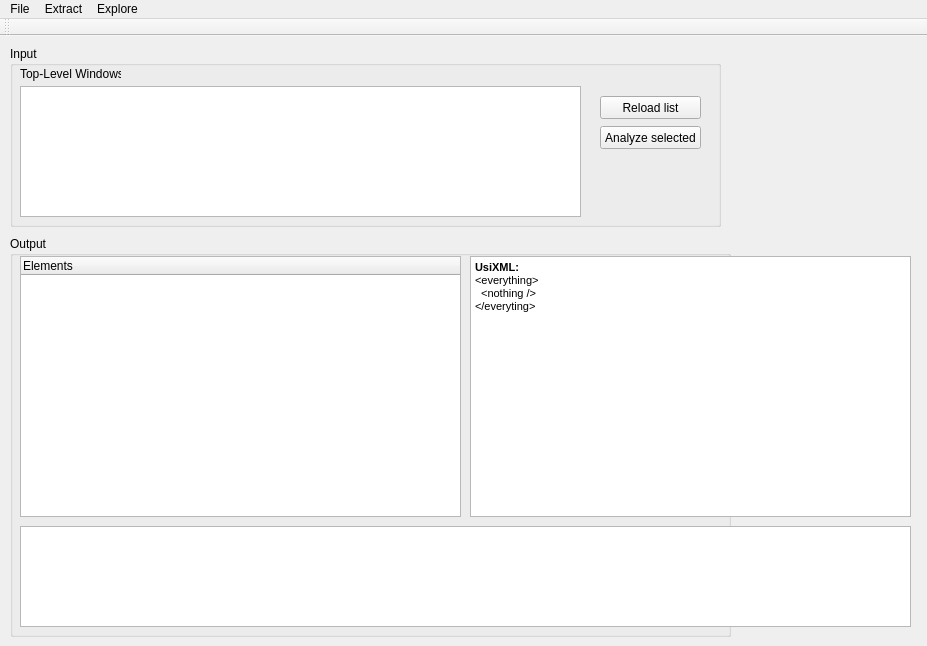
<?xml version="1.0" encoding="UTF-8"?>
<ui version="4.0">
 <class>MainWindow</class>
 <widget class="QMainWindow" name="MainWindow">
  <property name="geometry">
   <rect>
    <x>0</x>
    <y>0</y>
    <width>927</width>
    <height>646</height>
   </rect>
  </property>
  <property name="windowTitle">
   <string>GUI Extractor</string>
  </property>
  <property name="accessibleName">
   <string/>
  </property>
  <widget class="QWidget" name="centralWidget">
   <widget class="QTextEdit" name="exportArea">
    <property name="geometry">
     <rect>
      <x>470</x>
      <y>220</y>
      <width>441</width>
      <height>261</height>
     </rect>
    </property>
    <property name="html">
     <string>&lt;!DOCTYPE HTML PUBLIC &quot;-//W3C//DTD HTML 4.0//EN&quot; &quot;http://www.w3.org/TR/REC-html40/strict.dtd&quot;&gt;
&lt;html&gt;&lt;head&gt;&lt;meta name=&quot;qrichtext&quot; content=&quot;1&quot; /&gt;&lt;style type=&quot;text/css&quot;&gt;
p, li { white-space: pre-wrap; }
&lt;/style&gt;&lt;/head&gt;&lt;body style=&quot; font-family:'MS Shell Dlg 2'; font-size:8.25pt; font-weight:400; font-style:normal;&quot;&gt;
&lt;p style=&quot; margin-top:0px; margin-bottom:0px; margin-left:0px; margin-right:0px; -qt-block-indent:0; text-indent:0px;&quot;&gt;&lt;span style=&quot; font-size:8pt; font-weight:600;&quot;&gt;UsiXML:&lt;/span&gt;&lt;/p&gt;
&lt;p style=&quot; margin-top:0px; margin-bottom:0px; margin-left:0px; margin-right:0px; -qt-block-indent:0; text-indent:0px;&quot;&gt;&lt;span style=&quot; font-size:8pt;&quot;&gt;&amp;lt;everything&amp;gt;&lt;/span&gt;&lt;/p&gt;
&lt;p style=&quot; margin-top:0px; margin-bottom:0px; margin-left:0px; margin-right:0px; -qt-block-indent:0; text-indent:0px;&quot;&gt;&lt;span style=&quot; font-size:8pt;&quot;&gt;  &amp;lt;nothing /&amp;gt;&lt;/span&gt;&lt;/p&gt;
&lt;p style=&quot; margin-top:0px; margin-bottom:0px; margin-left:0px; margin-right:0px; -qt-block-indent:0; text-indent:0px;&quot;&gt;&lt;span style=&quot; font-size:8pt;&quot;&gt;&amp;lt;/everyting&amp;gt;&lt;/span&gt;&lt;/p&gt;&lt;/body&gt;&lt;/html&gt;</string>
    </property>
   </widget>
   <widget class="QPlainTextEdit" name="logArea">
    <property name="geometry">
     <rect>
      <x>20</x>
      <y>490</y>
      <width>891</width>
      <height>101</height>
     </rect>
    </property>
   </widget>
   <widget class="QGroupBox" name="groupBox">
    <property name="geometry">
     <rect>
      <x>10</x>
      <y>10</y>
      <width>711</width>
      <height>181</height>
     </rect>
    </property>
    <property name="title">
     <string>Input</string>
    </property>
    <widget class="QListWidget" name="topWindows">
     <property name="geometry">
      <rect>
       <x>10</x>
       <y>40</y>
       <width>561</width>
       <height>131</height>
      </rect>
     </property>
    </widget>
    <widget class="QLabel" name="label">
     <property name="geometry">
      <rect>
       <x>10</x>
       <y>20</y>
       <width>101</width>
       <height>16</height>
      </rect>
     </property>
     <property name="text">
      <string>Top-Level Windows</string>
     </property>
    </widget>
    <widget class="QPushButton" name="buttonReload">
     <property name="geometry">
      <rect>
       <x>590</x>
       <y>50</y>
       <width>101</width>
       <height>23</height>
      </rect>
     </property>
     <property name="text">
      <string>Reload list</string>
     </property>
    </widget>
    <widget class="QPushButton" name="buttonAnalyze">
     <property name="geometry">
      <rect>
       <x>590</x>
       <y>80</y>
       <width>101</width>
       <height>23</height>
      </rect>
     </property>
     <property name="text">
      <string>Analyze selected</string>
     </property>
    </widget>
   </widget>
   <widget class="QGroupBox" name="groupBox_2">
    <property name="geometry">
     <rect>
      <x>10</x>
      <y>200</y>
      <width>721</width>
      <height>401</height>
     </rect>
    </property>
    <property name="title">
     <string>Output</string>
    </property>
    <widget class="QTreeWidget" name="elementTree">
     <property name="geometry">
      <rect>
       <x>10</x>
       <y>20</y>
       <width>441</width>
       <height>261</height>
      </rect>
     </property>
     <column>
      <property name="text">
       <string>Elements</string>
      </property>
     </column>
    </widget>
   </widget>
   <zorder>groupBox_2</zorder>
   <zorder>exportArea</zorder>
   <zorder>logArea</zorder>
   <zorder>groupBox</zorder>
  </widget>
  <widget class="QMenuBar" name="menuBar">
   <property name="geometry">
    <rect>
     <x>0</x>
     <y>0</y>
     <width>927</width>
     <height>21</height>
    </rect>
   </property>
   <widget class="QMenu" name="menuApplication">
    <property name="title">
     <string>File</string>
    </property>
    <addaction name="actionQuit"/>
   </widget>
   <widget class="QMenu" name="menuExtract">
    <property name="title">
     <string>Extract</string>
    </property>
    <addaction name="actionChooseProgram"/>
   </widget>
   <widget class="QMenu" name="menuExplore">
    <property name="title">
     <string>Explore</string>
    </property>
    <addaction name="actionElementCursor"/>
    <addaction name="actionElementFocus"/>
   </widget>
   <addaction name="menuApplication"/>
   <addaction name="menuExtract"/>
   <addaction name="menuExplore"/>
  </widget>
  <widget class="QToolBar" name="mainToolBar">
   <attribute name="toolBarArea">
    <enum>TopToolBarArea</enum>
   </attribute>
   <attribute name="toolBarBreak">
    <bool>false</bool>
   </attribute>
  </widget>
  <action name="actionQuit">
   <property name="text">
    <string>Quit</string>
   </property>
   <property name="shortcut">
    <string>Ctrl+Q</string>
   </property>
  </action>
  <action name="actionChooseProgram">
   <property name="enabled">
    <bool>false</bool>
   </property>
   <property name="text">
    <string>Choose program...</string>
   </property>
   <property name="shortcut">
    <string>Ctrl+R</string>
   </property>
  </action>
  <action name="actionElementCursor">
   <property name="text">
    <string>Element under the cursor</string>
   </property>
   <property name="shortcut">
    <string>Ctrl+D</string>
   </property>
  </action>
  <action name="actionElementFocus">
   <property name="text">
    <string>Focused element</string>
   </property>
   <property name="shortcut">
    <string>Ctrl+F</string>
   </property>
  </action>
 </widget>
 <layoutdefault spacing="6" margin="11"/>
 <resources/>
 <connections/>
</ui>
